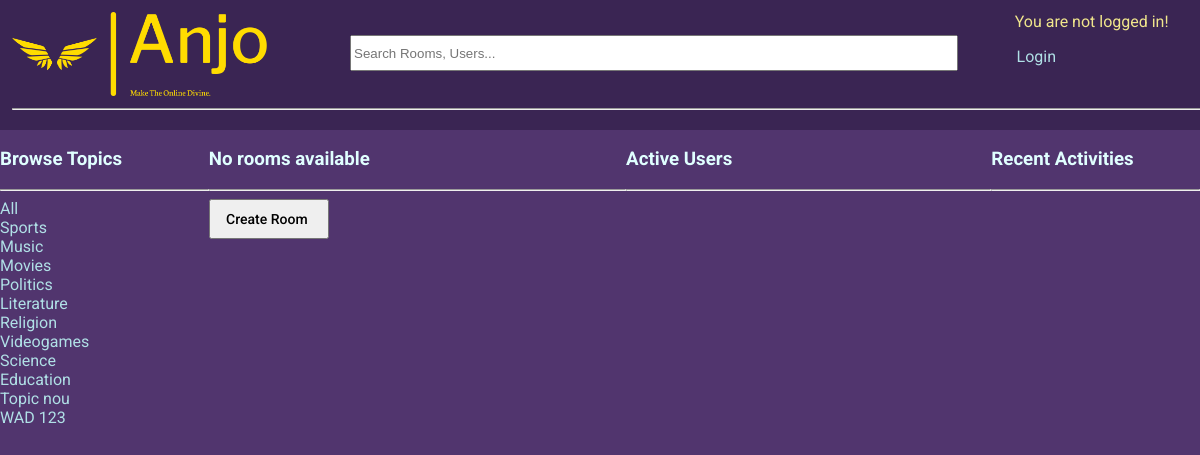
The app's page /?q=Bebici, older data.
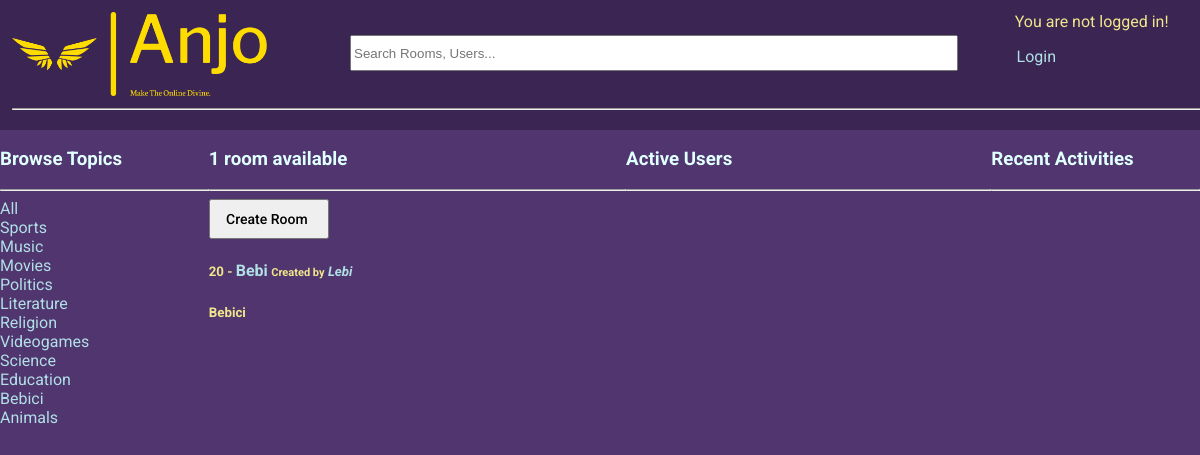
The same page, newer data.
### base/models.py (models this page shows, shortened)
class Topic(models.Model):
    name = models.CharField(max_length=200, unique=True)

class Room(models.Model):
    host = models.ForeignKey(User, on_delete=models.SET_NULL, null=True)
    topic = models.ForeignKey(Topic, on_delete=models.SET_NULL, null=True)
    name = models.CharField(max_length=200)
    description = models.TextField(null=True, blank=True)
    participants = models.ManyToManyField(User, related_name='participants', blank=True) # the users currently active in the room
    updated = models.DateTimeField(auto_now=True)
    created = models.DateTimeField(auto_now_add=True)
    class Meta:
        ordering = ['-updated', '-created'] # newest updated item should come first

### base/views.py (the view)
# urls.py: path('', views.home, name="home"),
def home(request):
    q = request.GET.get('q') if request.GET.get('q') != None else ''
    rooms = Room.objects.filter(
        Q(topic__name__icontains=q) |
        Q(name__icontains=q) |
        Q(description__icontains=q)
        )
    topics = Topic.objects.filter()
    room_count = rooms.count()
    room_messages = Message.objects.filter(
        Q(room__topic__name__icontains=q)
        )
    users = User.objects.filter(
        Q(username__icontains=q)
    )
    users_count = users.count()
    users_messages = Message.objects.filter(
        Q(user__username__icontains=q)
    )
    context = {'rooms':rooms, 'topics': topics, 'room_count': room_count, 'room_messages': room_messages,
               'users':users, 'users_count': users_count, 'users_messages': users_messages}
    return render(request, 'base/home.html', context)

### base/templates/base/home.html (shortened to what this page needs)
{% extends 'main.html' %}
{% block content %}
<div class="home-container">
    <div>
        {% include 'base/topics_component.html' %}
    </div>
    <div>
        {% if room_count == 0 %}
            <h3>No rooms available</h3>
        {% elif room_count == 1 %}
            <h3>{{room_count}} room available</h3>
        {% else %}
            <h3>{{room_count}} rooms available</h3>
        {% endif %}
        <hr>
        <form action="{% url 'create-room' %}">
            <input type="submit" value="Create Room" class="input-button" id="input-button-create-room">
        </form>
        {% include 'base/feed_component.html' %}
    </div>
    <div>
        {% include 'base/users_component.html' %}
    </div>
    <div>
        {% include 'base/activity_component.html' %}
    </div>
</div>
{% endblock content %}

### base/templates/base/topics_component.html (shortened to what this page needs)
<h3>Browse Topics</h3>
        <hr>
        <div>
            <a href="{% url 'home' %}">All</a>
        </div>
        {% for topic in topics %}
            <div>
                <a href="{% url 'home' %}?q={{topic.name}}">{{topic.name}}</a>
            </div>
        {% endfor %}
        <br>

### base/templates/base/feed_component.html (shortened to what this page needs)
<div>
    {% for room in rooms %}
        <div class="feed-container">
            <h5>
                <div>
                    {{room.id}} - <a style="font-size: 16px;" href="{% url 'room' room.id %}">{{room.name}}</a>
                    <span>
                        <small>Created by</small> <i><a href="{% url 'user-profile' room.host.id %}">{{room.host.username}}</a></i>
                    </span>
                </div>
            </h5>
            <small><b>{{room.topic.name}}</b></small>
        </div>
    {% endfor %}
</div>

Row changes from the older to the newer data that the page shows:
removed Topic: name "Topic nou"
removed Topic: name "WAD 123"
added Topic: name "Bebici"
added Topic: name "Animals"
added Room: id "20", name "Bebi", host.username "Lebi", topic.name "Bebici"
Text that changed along with them:
{{ room_count }}: (not shown) → "1"
text no longer shown: "No rooms available"
text now shown: "room available"
